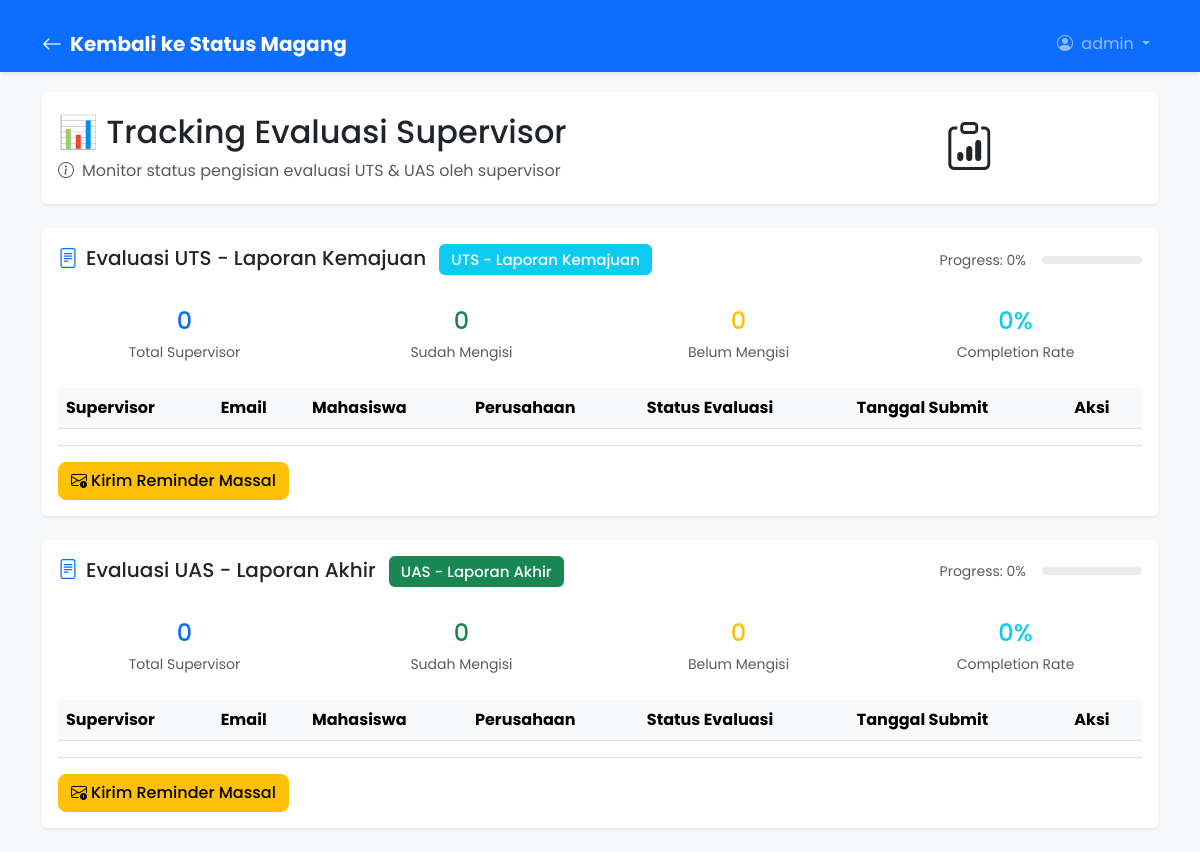
Page /coops/tracking-evaluasi/ (signed in) on the committed database.
### accounts/models.py (models this page shows)
class User(AbstractUser):
    ROLE_CHOICES = (
        ('mahasiswa', 'Mahasiswa'),
        ('supervisor', 'Supervisor'),
        ('admin', 'Admin'),
    )
    role = models.CharField(max_length=20, choices=ROLE_CHOICES)
    @property
    def supervisor(self):
        """Get supervisor profile if user is a supervisor"""
        if self.role == 'supervisor':
            from jobs.models import Supervisor
            try:
                return self.supervisor_profile
            except:
                supervisor = Supervisor.objects.create(
                    user=self,
                    nama=self.get_full_name() or self.username,
                    email=self.email
                )
                return supervisor
        return None

### coops/models.py (models this page shows, shortened)
class EvaluasiTemplate(models.Model):
    nama = models.CharField(max_length=200)
    jenis = models.CharField(max_length=20, choices=[
        ('uts', 'UTS - Laporan Kemajuan'),
        ('uas', 'UAS - Laporan Akhir'),
    ])
    pertanyaan = models.JSONField(help_text="Array of questions for the evaluation")
    aktif = models.BooleanField(default=True)
    created_at = models.DateTimeField(auto_now_add=True)

### coops/views.py (the view, shortened to what this page needs)
# urls.py: path("tracking-evaluasi/", views.tracking_evaluasi, name="tracking_evaluasi"),
@login_required
def tracking_evaluasi(request):
    if request.user.role != "admin":
        messages.error(request, "Akses ditolak. Anda bukan admin.")
        return redirect("/")
    from .models import EvaluasiTemplate, EvaluasiSupervisor
    tracking_data = []
    for template in EvaluasiTemplate.objects.filter(aktif=True):
        accepted_konfirmasi = KonfirmasiMagang.objects.filter(status__in=['accepted', 'completed'])
        evaluations = EvaluasiSupervisor.objects.filter(template=template)
        total_supervisors = accepted_konfirmasi.count()
        completed = evaluations.filter(status__in=['completed', 'finished']).count()
        pending = total_supervisors - completed
        completion_rate = int((completed / total_supervisors) * 100) if total_supervisors > 0 else 0
        supervisor_details = []
        tracking_data.append({
            'template': template,
            'total_supervisors': total_supervisors,
            'completed': completed,
            'pending': pending,
            'completion_rate': completion_rate,
            'supervisor_details': supervisor_details
        })
    context = {
        'tracking_data': tracking_data
    }
    return render(request, 'coops/tracking_evaluasi.html', context)

### coops/templates/coops/tracking_evaluasi.html (shortened to what this page needs)
{% load static %}
<!DOCTYPE html>
<html lang="en">
  <head>
    <link
      href="https://cdn.jsdelivr.net/npm/bootstrap@5.3.0/dist/css/bootstrap.min.css"
      rel="stylesheet"
    />
    <link rel="stylesheet" href="https://cdn.jsdelivr.net/npm/bootstrap-icons@1.10.0/font/bootstrap-icons.css">
    <link rel="stylesheet" href="{% static 'status.css' %}" />
      <link rel="stylesheet" href="{% static 'navbar-sticky.css' %}" />
  </head>
  <body class="bg-light">
    <nav class="navbar navbar-expand-lg navbar-dark bg-primary">
      <div class="container">
        <a class="navbar-brand fw-bold" href="{% url 'coops:status_magang' %}">
          <i class="bi bi-arrow-left me-2"></i>Kembali ke Status Magang
        </a>
        <div class="navbar-nav ms-auto">
          <div class="nav-item dropdown">
            <a class="nav-link dropdown-toggle" href="#" role="button" data-bs-toggle="dropdown">
              <i class="bi bi-person-circle me-1"></i>
              {% if request.user.is_authenticated %}
                {{ request.user.get_full_name|default:request.user.username }}
              {% endif %}
            </a>
          </div>
        </div>
      </div>
    </nav>
    <div class="container mt-4">
        <div class="row mb-4">
            <div class="col-12">
                <div class="card shadow-sm border-0 bg-gradient">
                    <div class="card-body">
                        <div class="row align-items-center">
                            <div class="col-md-8">
                                <h2 class="mb-2">📊 Tracking Evaluasi Supervisor</h2>
                                <p class="mb-0 opacity-75">
                                    <i class="bi bi-info-circle me-2"></i>Monitor status pengisian evaluasi UTS & UAS oleh supervisor
                                </p>
                            </div>
                            <div class="col-md-4 text-center">
                                <div class="avatar-circle">
                                    <i class="bi bi-clipboard-data" style="font-size: 3rem;"></i>
                                </div>
                            </div>
                        </div>
                    </div>
                </div>
            </div>
        </div>
        {% for data in tracking_data %}
            <div class="row mb-4">
                <div class="col-12">
                    <div class="card shadow-sm border-0">
                        <div class="card-header bg-white border-bottom-0 py-3">
                            <div class="d-flex justify-content-between align-items-center">
                                <h5 class="mb-0">
                                    <i class="bi bi-file-text me-2 text-primary"></i>{{ data.template.nama }}
                                    <span class="badge {% if data.template.jenis == 'uts' %}bg-info{% else %}bg-success{% endif %} ms-2">
                                        {{ data.template.get_jenis_display }}
                                    </span>
                                </h5>
                                <div class="d-flex align-items-center">
                                    <div class="me-3">
                                        <small class="text-muted">Progress: {{ data.completion_rate }}%</small>
                                    </div>
                                    <div class="progress" style="width: 100px; height: 8px;">
                                    </div>
                                </div>
                            </div>
                        </div>
                        <div class="card-body">
                            <div class="row mb-4">
                                <div class="col-md-3">
                                    <div class="text-center">
                                        <div class="h4 text-primary mb-1">{{ data.total_supervisors }}</div>
                                        <small class="text-muted">Total Supervisor</small>
                                    </div>
                                </div>
                                <div class="col-md-3">
                                    <div class="text-center">
                                        <div class="h4 text-success mb-1">{{ data.completed }}</div>
                                        <small class="text-muted">Sudah Mengisi</small>
                                    </div>
                                </div>
                                <div class="col-md-3">
                                    <div class="text-center">
                                        <div class="h4 text-warning mb-1">{{ data.pending }}</div>
                                        <small class="text-muted">Belum Mengisi</small>
                                    </div>
                                </div>
                                <div class="col-md-3">
                                    <div class="text-center">
                                        <div class="h4 text-info mb-1">{{ data.completion_rate }}%</div>
                                        <small class="text-muted">Completion Rate</small>
                                    </div>
                                </div>
                            </div>
                            <div class="table-responsive">
                                <table class="table table-hover align-middle mb-0">
                                    <thead class="table-light">
                                        <tr>
                                            <th>Supervisor</th>
                                            <th>Email</th>
                                            <th>Mahasiswa</th>
                                            <th>Perusahaan</th>
                                            <th>Status Evaluasi</th>
                                            <th>Tanggal Submit</th>
                                            <th>Aksi</th>
                                        </tr>
                                    </thead>
                                </table>
                            </div>
                            <div class="mt-3 pt-3 border-top">
                                <div class="d-flex gap-2">
                                    {% if data.completed == data.total_supervisors and data.total_supervisors > 0 %}
                                        <button class="btn btn-success" onclick="downloadResults('{{ data.template.id }}')">
                                            <i class="bi bi-download me-1"></i>Download Hasil Evaluasi
                                        </button>
                                        <button class="btn btn-info" onclick="sendToKaprodi('{{ data.template.id }}')">
                                            <i class="bi bi-send me-1"></i>Kirim ke Kaprodi & Mentor
                                        </button>
                                    {% else %}
                                        <button class="btn btn-warning" onclick="sendBulkReminder('{{ data.template.id }}')">
                                            <i class="bi bi-envelope-exclamation me-1"></i>Kirim Reminder Massal
                                        </button>
                                    {% endif %}
                                </div>
                            </div>
                        </div>
                    </div>
                </div>
            </div>
        {% endfor %}
    </div>
  </body>
</html>

### coops/static/status.css (style rules this page uses)
body { font-family: "Poppins", sans-serif; background-color: #f8f9fa; }
.avatar-circle { width: 80px; height: 80px; border-radius: 50%; background: rgba(255, 255, 255, 0.2); display: flex; align-items: center; justify-content: center; margin: 0 auto; }
.card { transition: transform 0.2s ease-in-out, box-shadow 0.2s ease-in-out; }
.badge { font-weight: 500; padding: 8px 12px; }
.progress { background-color: #e9ecef; border-radius: 10px; }
.btn { border-radius: 8px; font-weight: 500; transition: all 0.2s ease; }

### coops/static/navbar-sticky.css (style rules this page uses)
.navbar { position: fixed !important; top: 0 !important; width: 100% !important; z-index: 1030 !important; box-shadow: 0 2px 4px rgba(0,0,0,0.1) !important; }
body { padding-top: 76px !important; }
.container:first-of-type, .container-fluid:first-of-type { margin-top: 1rem !important; }
.navbar-brand, .navbar-nav { z-index: 1031 !important; }

### rows in the picture
User: user.get_full_name "admin"
EvaluasiTemplate: template.nama "Evaluasi UTS - Laporan Kemajuan", template.jenis "UTS - Laporan Kemajuan", completion_rate "0", total_supervisors "0", completed "0", pending "0"
EvaluasiTemplate: template.nama "Evaluasi UAS - Laporan Akhir", template.jenis "UAS - Laporan Akhir", completion_rate "0", total_supervisors "0", completed "0", pending "0"
